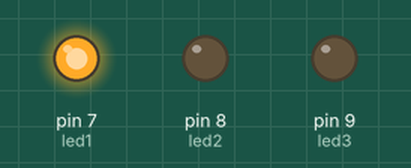
Bench run of a sketch on a simulated Arduino Uno, built with avr-gcc and run on an emulated ATmega328P. Shown: output pins drawn as LEDs (lit = HIGH).

Above: at 0.5 s.
At 1.2 s:
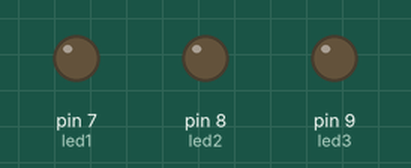
At 2.0 s:
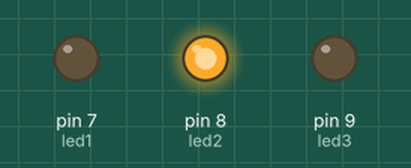
At 3.5 s:
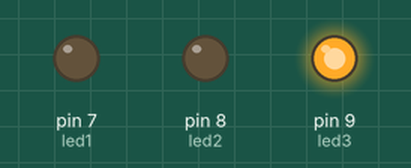
Timing chart, 0 to 5.9 s (numbered marks = the images above):
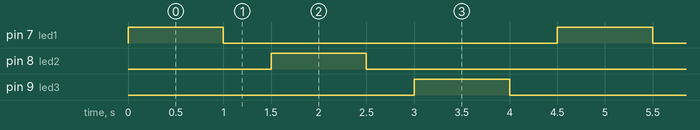

The sketch:

Arduino_Tinkercad_Traffic_light.ino
```cpp
// C++ code
//
int led1=7;
int led2=8;
int led3=9;

void setup()
{
  pinMode(led1, OUTPUT);
  pinMode(led2, OUTPUT);
  pinMode(led3, OUTPUT);


}

void loop()
{
  digitalWrite(led1, HIGH);
  delay(1000);
  digitalWrite(led1,LOW);
  delay(500);
  digitalWrite(led2, HIGH);
  delay(1000);
  digitalWrite(led2, LOW);
  delay(500);
  digitalWrite(led3, HIGH);
  delay(1000);
  digitalWrite(led3,LOW);
  delay(500);


}
```

Measured:
- by itself, pin 7 (led1), pin 8 (led2), pin 9 (led3): alternates HIGH for 1.0 s and LOW for 3.5 s
- by itself, everything shown: repeats every 4.5 s, in 6 steps
